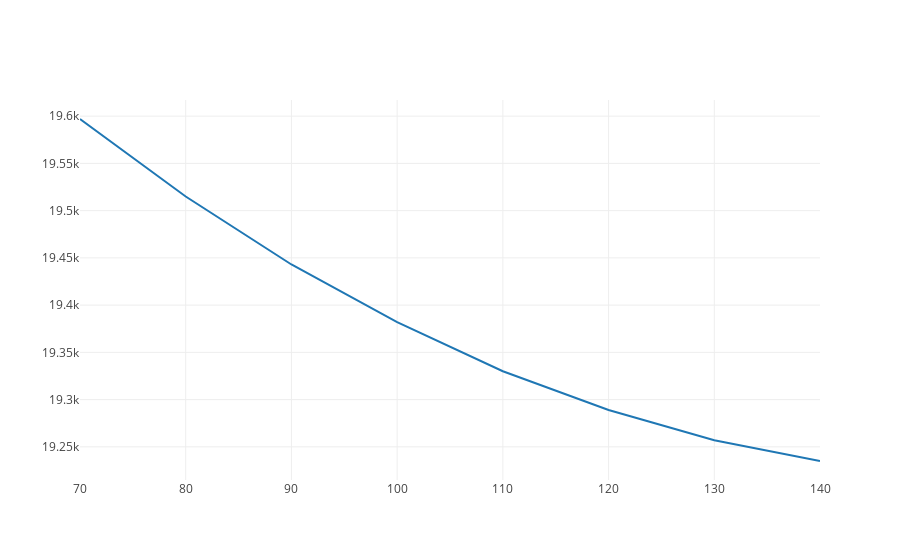

The cell this chart's notebook holds for it:
### Code cell
import plotly
from plotly.offline import init_notebook_mode, iplot
from graph import m_b_trace, trace_values, plot
init_notebook_mode(connected=True)


cost_curve_trace = trace_values(b_values, rss_errors, mode="lines")
plot([cost_curve_trace])

### Figure 1 — Plotly figure (JSON) as saved in the notebook; plotly's stock layout.template omitted (floating-point values rounded to 4 significant figures)
{"data": [{"mode": "lines", "name": "data", "text": [], "type": "scatter", "uid": "5b328892-e3b0-11e9-9ff6-e12f6422c2a1", "x": [70, 80, 90, 100, 110, 120, 130, 140], "y": [19597, 19515, 19443, 19382, 19330, 19289, 19257, 19235, 19224, 19222, 19230, 19249, 19277, 19315, 19364, 19422, 19490, 19569, 19657, 19755]}], "layout": {}}
